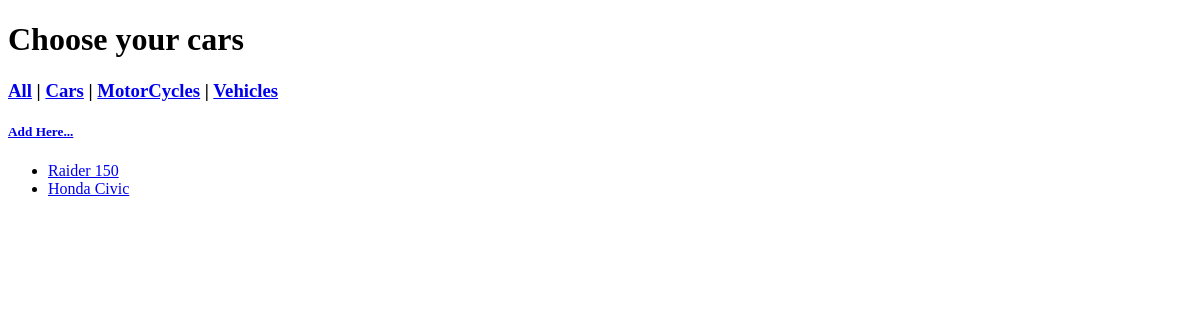
Before: /all/ with the older database file.
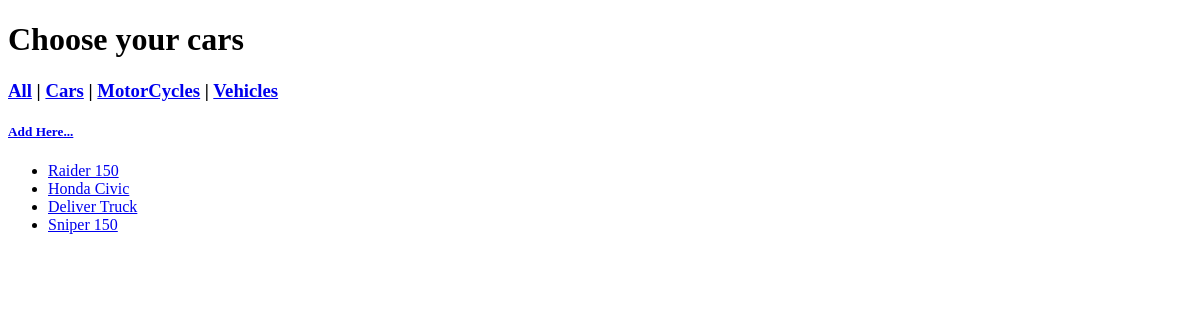
After: the same page with the newer database file.
### Car/models.py (models this page shows, shortened)
class Spec(models.Model):
    CATEGORY = (
        ('CAR', 'Car'),
        ('MOTORCYCLE', 'MotorCycle'),
        ('VEHICLE', 'Vehicle')
    )
    TRANS = (
        ('AUTOMATIC', 'Automatic'),
        ('MANUAL', 'Manual')
    )
    CONDITION = (
        ('NEW', 'New'),
        ('USED', 'Used'),
    )
    FUEL = (
        ('DIESEL', 'Diesel'),
        ('ELECTRO', 'Electro'),
        ('GASOLINE', 'Gasoline')
    )
    SELLER_TYPE = (
        ('DEALER', 'Dealer'),
        ('PRIVATE', 'Private')
    )
    LIFESTYLES = (
        ('FAMILY', 'Family'),
        ('LUXURY', 'Luxury'),
        ('OFFROAD', 'Offroad')
    )
    name = models.CharField(max_length=100, unique=True, primary_key=True, verbose_name=_("name"))
    slug = models.SlugField(unique=True, null=True)
    brand = models.ForeignKey(Brand, verbose_name=_("brand"), related_name='specs')
    condition = models.CharField(max_length=100, choices=CONDITION)
    category = models.CharField(max_length=50, choices=CATEGORY, verbose_name=_("category"))
    price = models.DecimalField(max_digits=9, decimal_places=2)
    details = models.TextField(blank=True, verbose_name=_("details"), help_text=_("Enter car details"))
    location = models.CharField(max_length=100, verbose_name=_("locations"))
    transmission = models.CharField(max_length=100, choices=TRANS, verbose_name=_("transmission"))
    fuel = models.CharField(max_length=100, choices=FUEL)
    lifestyle = models.CharField(max_length=100, choices=LIFESTYLES, null=True)
    seller_type = models.CharField(max_length=100, choices=SELLER_TYPE)
    mileage = models.CharField(max_length=100)
    color_family = models.CharField(max_length=100)
    class Meta:
        verbose_name = _("Spec")
        verbose_name_plural = _("Specs")

### Car/views.py (the view)
# urls.py: url(r'^all/$', views.index),
def index(request):
    list = Spec.objects.all()
    return render(request, "car/index.html", {'list': list})

### Car/templates/car/index.html
{% extends 'base.html' %}
{% block content %}
    {% if list %}
        <ul>
            {% for list in list%}
            <li><a href="/car/{{ spec.id }}">{{ list.name }}</a></li>
            {% endfor %}
        </ul>
    {% else %}
            <p>No cars as of now</p>
    {% endif %}
{% endblock %}

### Car/templates/base.html (shortened to what this page needs)
<!DOCTYPE html>
<html lang="en">
<head>
</head>
<body>
<h1>Choose your cars</h1>
<h3>
    <a href="/all/">All</a> |
    <a href="/cars/">Cars</a> |
    <a href="/motorcycles/">MotorCycles</a> |
    <a href="/vehicles/">Vehicles</a>
</h3>
<h5><a href="/add/">Add Here...</a></h5>
{% block content %}
{% endblock %}
</body>
</html>

Changed rows visible on the page:
added Spec: name "Deliver Truck"
added Spec: name "Sniper 150"
